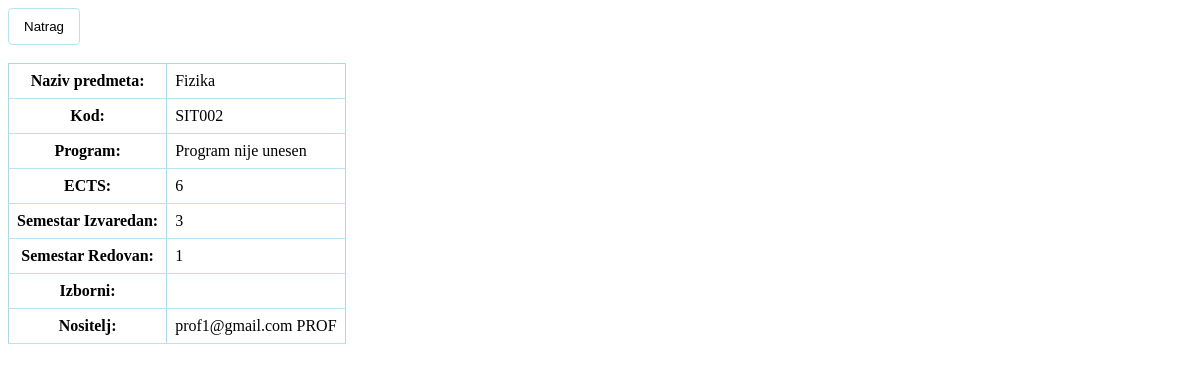
The page /subject/2 on the database its author committed.
### app/models.py (models this page shows, shortened)
class Predmeti(models.Model):
    name = models.CharField(max_length=255)
    kod = models.CharField(max_length=16)
    program = models.CharField(max_length=255)
    ects = models.IntegerField()
    sem_red = models.IntegerField()
    sem_izv = models.IntegerField()
    IZBORNI_PREDMET = (('Da','Da'), ('Ne','Ne'))
    izborni = models.CharField(max_length=30, choices=IZBORNI_PREDMET, blank=True)
    nositelj = models.ForeignKey(Korisnici, on_delete=models.CASCADE, null=True, blank=True)

class Korisnici(AbstractUser):
    email = models.CharField(max_length=64)
    password = models.CharField(max_length=128)
    status = models.CharField(max_length=10, choices=(('none', 'None'),('redovni', 'Redovni'), ('izvanredni', 'Izvanredni')))
    uloga = models.CharField(max_length=20, choices=(('ADMIN', 'admin'),('PROF', 'profesor'),('STU', 'student')),null=True, blank=True)
    def __str__(self):
        return '%s %s' % (self.email, self.uloga)

### app/views.py (the view)
# urls.py: path('subject/<int:id>', views.get_subject_details, name='details_subject'),
def get_subject_details(request, id):
    subject = get_object_or_404(Predmeti, pk=id)
    return render(request, 'details_subject.html', {'subject': subject})

### app/templates/details_subject.html (shortened to what this page needs)
{% extends 'base.html' %}
{% block details_subject %}
<head>
</head>
<button onclick="window.location.href='http://localhost:8000/subjects/';">Natrag</button>
<br><br>
<table>
<tr>
    <th >Naziv predmeta:</th><td>{{ subject.name }}</td>
</tr>
<tr>
    <th>Kod:</th><td>{{ subject.kod }}</td>
</tr>
<tr>
    <th>Program:</th><td>{{ subject.program }}</td>
</tr>
<tr>
    <th>ECTS:</th><td>{{ subject.ects }}</td>
</tr>
<tr>
    <th>Semestar Izvaredan:</th><td>{{ subject.sem_izv }}</td>
</tr>
<tr>
    <th>Semestar Redovan:</th><td>{{ subject.sem_red }}</td>
</tr>
<tr>
    <th>Izborni:</th><td>{{ subject.izborni }}</td>
</tr>
<tr>
    <th>Nositelj:</th>
    <td>
        {% if subject.nositelj is None %}
        Ni jedan profesor nije dodjeljen predmetu.
        {% else %}
        {{ subject.nositelj }}
        {% endif %}
    </td>
</tr>
</table>
{%endblock%}

### app/templates/base.html (style rules this page uses)
:root { --primary-color: #B6E3F1; --secondary-color: #C5F3C6; --accent-color: #E5D3E8; --highlight-color: #FAD9E9; --highlight2-color: #FDF3B5; --highlight3-color: #FFD6B0; }
button, input[type="submit"] { background-color: white; color: black; padding: 10px 15px; text-align: center; text-decoration: none; cursor: pointer; border: 1px solid var(--primary-color); border-radius: 4px; }
table { border-collapse: collapse; }
th, td { padding: 8px; border-bottom: 1px solid var(--primary-color); color: black; }

### app/templates/details_subject.html (style rules this page uses)
th { border-right: 1px solid lightblue; }
table { width:auto; border: 1px solid lightblue; }

### rows shown on the page
Predmeti: name "Fizika", kod "SIT002", program "Program nije unesen", ects "6", sem_izv "3", sem_red "1", nositelj "prof1@gmail.com PROF"
